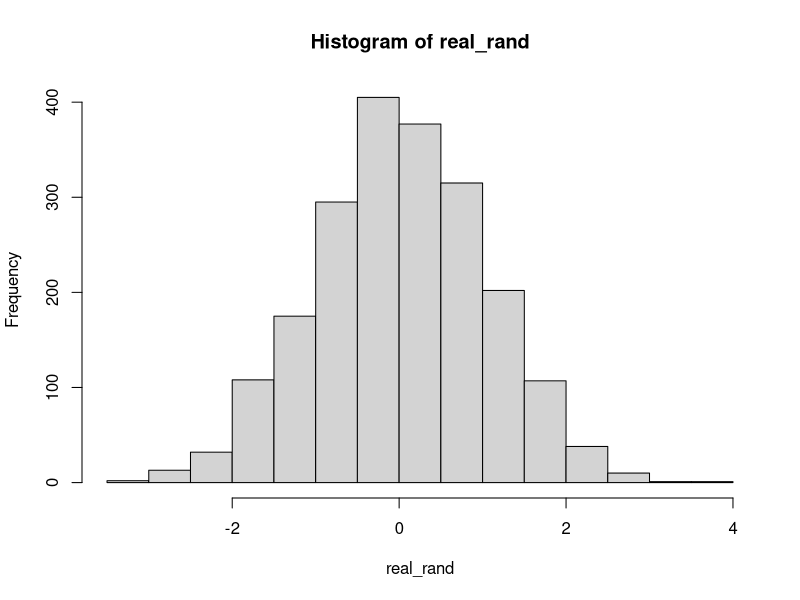
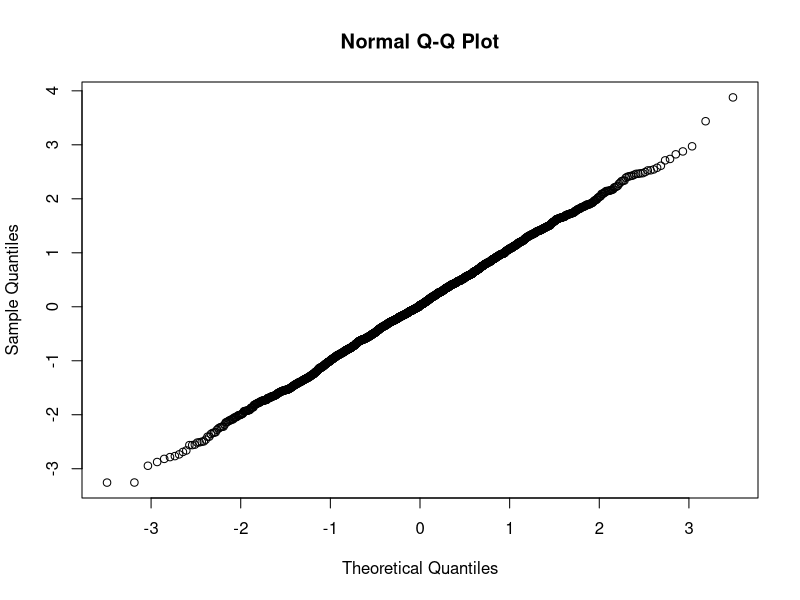

Source code (R) for these figures, in order:
data = read.table('results.csv', header=T)

inner_random = data[,1]

ksu <- function(x){
  u1 <- runif(1)
  u2 <- runif(1)
  z1 <- ((((-2)*log(u1))^(1/2))*cos(2*u2*pi))
  z2 <- ((((-2)*log(u1))^(1/2))*sin(2*u2*pi))
  z <- list(z1,z2)
  return (z1);
}
real_rand <- apply(data, c(1), ksu)


hist(real_rand)

qqnorm(real_rand)

shapiro.test(real_rand)
